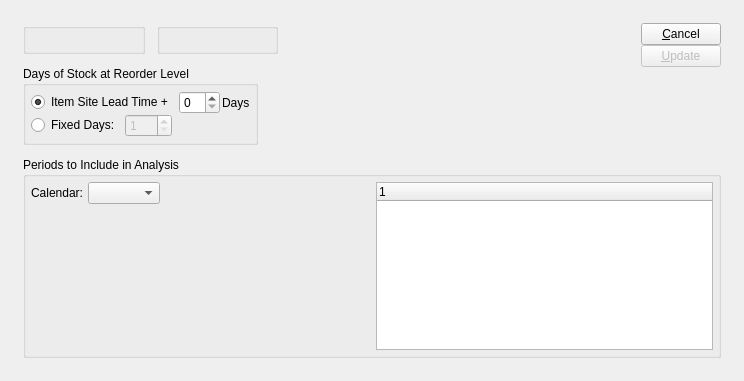
<?xml version="1.0" encoding="UTF-8"?>
<ui version="4.0">
 <comment>This file is part of the xTuple ERP: PostBooks Edition, a free and
open source Enterprise Resource Planning software suite,
Copyright (c) 1999-2018 by OpenMFG LLC, d/b/a xTuple.
It is licensed to you under the Common Public Attribution License
version 1.0, the full text of which (including xTuple-specific Exhibits)
is available at www.xtuple.com/CPAL.  By using this software, you agree
to be bound by its terms.</comment>
 <class>updateOUTLevelByItem</class>
 <widget class="QDialog" name="updateOUTLevelByItem">
  <property name="geometry">
   <rect>
    <x>0</x>
    <y>0</y>
    <width>744</width>
    <height>381</height>
   </rect>
  </property>
  <property name="windowTitle">
   <string>Update Order Up To Level by Item</string>
  </property>
  <layout class="QGridLayout" name="gridLayout_3">
   <item row="0" column="0">
    <layout class="QGridLayout" name="gridLayout_2">
     <property name="margin">
      <number>12</number>
     </property>
     <property name="spacing">
      <number>12</number>
     </property>
     <item row="0" column="0">
      <widget class="QGroupBox" name="_itemGroup">
       <property name="title">
        <string/>
       </property>
       <layout class="QGridLayout" name="gridLayout">
        <item row="0" column="0">
         <widget class="ItemCluster" name="_item"/>
        </item>
       </layout>
      </widget>
     </item>
     <item row="0" column="1">
      <widget class="WarehouseGroup" name="_warehouse">
       <property name="title">
        <string/>
       </property>
       <property name="fixedSize">
        <bool>false</bool>
       </property>
      </widget>
     </item>
     <item row="0" column="2" rowspan="2">
      <layout class="QHBoxLayout">
       <property name="spacing">
        <number>0</number>
       </property>
       <item>
        <spacer>
         <property name="orientation">
          <enum>Qt::Horizontal</enum>
         </property>
         <property name="sizeType">
          <enum>QSizePolicy::Expanding</enum>
         </property>
         <property name="sizeHint" stdset="0">
          <size>
           <width>16</width>
           <height>20</height>
          </size>
         </property>
        </spacer>
       </item>
       <item>
        <layout class="QVBoxLayout">
         <property name="spacing">
          <number>0</number>
         </property>
         <item>
          <layout class="QVBoxLayout">
           <property name="spacing">
            <number>0</number>
           </property>
           <item>
            <widget class="QPushButton" name="_close">
             <property name="text">
              <string>&amp;Cancel</string>
             </property>
            </widget>
           </item>
           <item>
            <widget class="QPushButton" name="_update">
             <property name="enabled">
              <bool>false</bool>
             </property>
             <property name="text">
              <string>&amp;Update</string>
             </property>
             <property name="default">
              <bool>true</bool>
             </property>
            </widget>
           </item>
          </layout>
         </item>
         <item>
          <spacer>
           <property name="orientation">
            <enum>Qt::Vertical</enum>
           </property>
           <property name="sizeHint" stdset="0">
            <size>
             <width>20</width>
             <height>16</height>
            </size>
           </property>
          </spacer>
         </item>
        </layout>
       </item>
      </layout>
     </item>
     <item row="1" column="0" colspan="2">
      <layout class="QHBoxLayout">
       <property name="spacing">
        <number>0</number>
       </property>
       <item>
        <widget class="QGroupBox" name="_daysGroup">
         <property name="title">
          <string>Days of Stock at Reorder Level</string>
         </property>
         <layout class="QVBoxLayout">
          <property name="spacing">
           <number>0</number>
          </property>
          <property name="margin">
           <number>5</number>
          </property>
          <item>
           <layout class="QHBoxLayout">
            <property name="spacing">
             <number>2</number>
            </property>
            <item>
             <widget class="QRadioButton" name="_leadTime">
              <property name="text">
               <string>Item Site Lead Time + </string>
              </property>
              <property name="checked">
               <bool>true</bool>
              </property>
             </widget>
            </item>
            <item>
             <widget class="QSpinBox" name="_leadTimePad"/>
            </item>
            <item>
             <widget class="QLabel" name="_daysLit">
              <property name="text">
               <string>Days</string>
              </property>
             </widget>
            </item>
           </layout>
          </item>
          <item>
           <layout class="QHBoxLayout">
            <property name="spacing">
             <number>5</number>
            </property>
            <item>
             <widget class="QRadioButton" name="_fixedDays">
              <property name="text">
               <string>Fixed Days:</string>
              </property>
             </widget>
            </item>
            <item>
             <layout class="QHBoxLayout">
              <property name="spacing">
               <number>0</number>
              </property>
              <item>
               <widget class="QSpinBox" name="_days">
                <property name="enabled">
                 <bool>false</bool>
                </property>
                <property name="minimum">
                 <number>1</number>
                </property>
                <property name="maximum">
                 <number>999</number>
                </property>
                <property name="value">
                 <number>1</number>
                </property>
               </widget>
              </item>
              <item>
               <spacer>
                <property name="orientation">
                 <enum>Qt::Horizontal</enum>
                </property>
                <property name="sizeType">
                 <enum>QSizePolicy::Expanding</enum>
                </property>
                <property name="sizeHint" stdset="0">
                 <size>
                  <width>0</width>
                  <height>20</height>
                 </size>
                </property>
               </spacer>
              </item>
             </layout>
            </item>
           </layout>
          </item>
         </layout>
        </widget>
       </item>
       <item>
        <spacer>
         <property name="orientation">
          <enum>Qt::Horizontal</enum>
         </property>
         <property name="sizeType">
          <enum>QSizePolicy::Expanding</enum>
         </property>
         <property name="sizeHint" stdset="0">
          <size>
           <width>20</width>
           <height>20</height>
          </size>
         </property>
        </spacer>
       </item>
      </layout>
     </item>
     <item row="2" column="0" colspan="3">
      <widget class="QGroupBox" name="_periodsToInclude">
       <property name="title">
        <string>Periods to Include in Analysis</string>
       </property>
       <layout class="QHBoxLayout">
        <property name="spacing">
         <number>7</number>
        </property>
        <property name="margin">
         <number>5</number>
        </property>
        <item>
         <layout class="QVBoxLayout">
          <property name="spacing">
           <number>0</number>
          </property>
          <item>
           <layout class="QHBoxLayout">
            <property name="spacing">
             <number>5</number>
            </property>
            <item>
             <widget class="QLabel" name="_calendarLit">
              <property name="text">
               <string>Calendar:</string>
              </property>
              <property name="alignment">
               <set>Qt::AlignRight|Qt::AlignTrailing|Qt::AlignVCenter</set>
              </property>
             </widget>
            </item>
            <item>
             <widget class="CalendarComboBox" name="_calendar"/>
            </item>
            <item>
             <spacer name="horizontalSpacer">
              <property name="orientation">
               <enum>Qt::Horizontal</enum>
              </property>
              <property name="sizeHint" stdset="0">
               <size>
                <width>40</width>
                <height>20</height>
               </size>
              </property>
             </spacer>
            </item>
           </layout>
          </item>
          <item>
           <spacer>
            <property name="orientation">
             <enum>Qt::Vertical</enum>
            </property>
            <property name="sizeType">
             <enum>QSizePolicy::MinimumExpanding</enum>
            </property>
            <property name="sizeHint" stdset="0">
             <size>
              <width>20</width>
              <height>20</height>
             </size>
            </property>
           </spacer>
          </item>
         </layout>
        </item>
        <item>
         <widget class="PeriodsListView" name="_periods"/>
        </item>
       </layout>
      </widget>
     </item>
    </layout>
   </item>
  </layout>
 </widget>
 <layoutdefault spacing="6" margin="11"/>
 <customwidgets>
  <customwidget>
   <class>CalendarComboBox</class>
   <extends>XComboBox</extends>
   <header>calendarTools.h</header>
  </customwidget>
  <customwidget>
   <class>ItemCluster</class>
   <extends>QWidget</extends>
   <header>itemcluster.h</header>
   <container>1</container>
  </customwidget>
  <customwidget>
   <class>PeriodsListView</class>
   <extends>XTreeWidget</extends>
   <header>calendarTools.h</header>
  </customwidget>
  <customwidget>
   <class>WarehouseGroup</class>
   <extends>QGroupBox</extends>
   <header>warehousegroup.h</header>
   <container>1</container>
  </customwidget>
  <customwidget>
   <class>XComboBox</class>
   <extends>QComboBox</extends>
   <header>xcombobox.h</header>
  </customwidget>
  <customwidget>
   <class>XTreeWidget</class>
   <extends>QTreeWidget</extends>
   <header>xtreewidget.h</header>
   <container>1</container>
  </customwidget>
 </customwidgets>
 <tabstops>
  <tabstop>_item</tabstop>
  <tabstop>_warehouse</tabstop>
  <tabstop>_leadTime</tabstop>
  <tabstop>_leadTimePad</tabstop>
  <tabstop>_fixedDays</tabstop>
  <tabstop>_days</tabstop>
  <tabstop>_periods</tabstop>
  <tabstop>_update</tabstop>
  <tabstop>_close</tabstop>
 </tabstops>
 <resources/>
 <connections>
  <connection>
   <sender>_close</sender>
   <signal>clicked()</signal>
   <receiver>updateOUTLevelByItem</receiver>
   <slot>reject()</slot>
   <hints>
    <hint type="sourcelabel">
     <x>20</x>
     <y>20</y>
    </hint>
    <hint type="destinationlabel">
     <x>20</x>
     <y>20</y>
    </hint>
   </hints>
  </connection>
  <connection>
   <sender>_fixedDays</sender>
   <signal>toggled(bool)</signal>
   <receiver>_days</receiver>
   <slot>setEnabled(bool)</slot>
   <hints>
    <hint type="sourcelabel">
     <x>20</x>
     <y>20</y>
    </hint>
    <hint type="destinationlabel">
     <x>20</x>
     <y>20</y>
    </hint>
   </hints>
  </connection>
  <connection>
   <sender>_leadTime</sender>
   <signal>toggled(bool)</signal>
   <receiver>_leadTimePad</receiver>
   <slot>setEnabled(bool)</slot>
   <hints>
    <hint type="sourcelabel">
     <x>20</x>
     <y>20</y>
    </hint>
    <hint type="destinationlabel">
     <x>20</x>
     <y>20</y>
    </hint>
   </hints>
  </connection>
  <connection>
   <sender>_item</sender>
   <signal>valid(bool)</signal>
   <receiver>_update</receiver>
   <slot>setEnabled(bool)</slot>
   <hints>
    <hint type="sourcelabel">
     <x>20</x>
     <y>20</y>
    </hint>
    <hint type="destinationlabel">
     <x>20</x>
     <y>20</y>
    </hint>
   </hints>
  </connection>
  <connection>
   <sender>_calendar</sender>
   <signal>newCalendarId(int)</signal>
   <receiver>_periods</receiver>
   <slot>populate(int)</slot>
   <hints>
    <hint type="sourcelabel">
     <x>150</x>
     <y>227</y>
    </hint>
    <hint type="destinationlabel">
     <x>540</x>
     <y>284</y>
    </hint>
   </hints>
  </connection>
  <connection>
   <sender>_calendar</sender>
   <signal>select(ParameterList&amp;)</signal>
   <receiver>_periods</receiver>
   <slot>load(ParameterList&amp;)</slot>
   <hints>
    <hint type="sourcelabel">
     <x>150</x>
     <y>227</y>
    </hint>
    <hint type="destinationlabel">
     <x>540</x>
     <y>284</y>
    </hint>
   </hints>
  </connection>
 </connections>
</ui>
